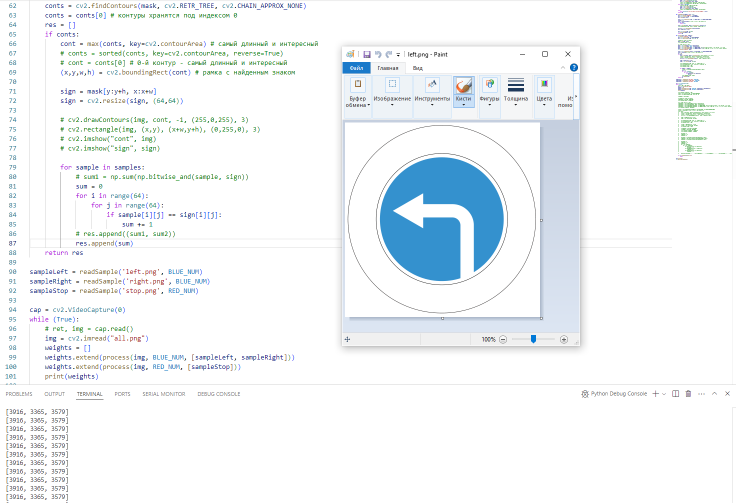
#> input picture src/traffic-signs/left-for-detect.png, 1471 x 1006 px (shown at 1/2 size)
$ python -i signDetector.py   (imports and definitions only)
#> lines starting #> are read from the running program, lines starting #| are printed output that depends on the picture; after the words box and inside, x2 and y2 are one past the last pixel; in counts of white or black regions, pixels touching at a corner belong together; pictures that were not available may be replaced by others from this repository, and a replacement may not be noted
import cv2
import const

class SignSample(object):
    name = ''
    img = None
    binColor = ''

    def __init__(self, img, name, binColor):
        self.img = img
        self.name = name
        self.binColor = binColor

class Recognized(object):
    name = ''
    accuracy = 0
    contour = []
    rect = []

    # [5 lines left out: function __init__, not called in this run]

class SignDetector(object):
    MIN_CONTOUR_AREA = 5000
    MIN_ACCURACY = 60

    BLUE_COLOR = 'blue'
    RED_COLOR = 'red'
    PURPLE_COLOR = 'purple'

    sampleLeft = None
    sampleRight = None
    sampleStop = None
    # sampleAmox = None

    def __init__(self):
        self.sampleLeft = self.readSample('left', self.BLUE_COLOR)
        self.sampleRight = self.readSample('right', self.BLUE_COLOR)
        self.sampleStop = self.readSample('stop', self.RED_COLOR)
        # self.sampleAmox = self.readSample('amox', self.PURPLE_COLOR)

    def bin(self, img, color, isSample: bool):
        if color == self.BLUE_COLOR:
            # hsv=(103,193,208) # bgr=(206,145,52)
            if isSample:
                img = cv2.inRange(img, (103-20,50,50), (103+20,255,255))
            else:
                img = cv2.inRange(img, (105,50,50), (116,240,240))
        elif color == self.RED_COLOR:
            # hsv=(3,218,188) # bgr=(28,42,188)
            if isSample:
                img = cv2.inRange(img, (0,50,50), (3+20,255,255))
            else:
                img = cv2.inRange(img, (125,75,75), (179,205,170))
        elif color == self.PURPLE_COLOR:
            img = cv2.inRange(img, (140,50,50), (255,255,255))
        else:
            raise Exception('Неверный цвет для бинаризации', color)
        return img

    def readSample(self, fileName, color):
        img = cv2.imread('samples/' + fileName + '.png')
        img = cv2.cvtColor(img, cv2.COLOR_BGR2HSV)
        img = self.bin(img, color, isSample=True)

        conts = cv2.findContours(img, cv2.RETR_TREE, cv2.CHAIN_APPROX_NONE)
        conts = conts[0] # контуры хранятся под индексом 0
        if not conts:
            return None

        cont = max(conts, key=cv2.contourArea) # самый длинный и интересный
        # cv2.drawContours(img, cont, -1, (255,0,255), 3)

        (x,y,w,h) = cv2.boundingRect(cont)
        img = img[y:y+h, x:x+w]

        img = cv2.resize(img, (64,64))
        # cv2.imshow(fileName, img)
        return SignSample(img, fileName, color)

    # [39 lines left out: function detect, not called in this run]

    def detectAll(self, img):
        imgForAnalyze = img.copy()
        imgForAnalyze = cv2.cvtColor(imgForAnalyze, cv2.COLOR_BGR2HSV)
        imgForAnalyze = cv2.GaussianBlur(imgForAnalyze, (19, 19), 0)

        detected = []
        detected.extend(self.detect(imgForAnalyze, self.BLUE_COLOR, [self.sampleLeft, self.sampleRight]))
        detected.extend(self.detect(imgForAnalyze, self.RED_COLOR, [self.sampleStop]))
        # detected.extend(detect(imgForAnalyze, PURPLE_COLOR, [sampleAmox]))

        for item in detected:
            cv2.drawContours(img, item.contour, -1, (255,0,255), 2)
            (x,y,w,h) = item.rect
            cv2.rectangle(img, (x,y), (x+w,y+h), const.BLUE, 2)
            title = item.name + ' ' + str(item.accuracy) + '%'
            cv2.putText(img, title, (x,y-10), const.FONT, fontScale=1, color=const.BLUE)
            # print(title)
        return (img, detected)

>>> import cv2
>>> picture = cv2.imread('left-for-detect.png', cv2.IMREAD_GRAYSCALE)
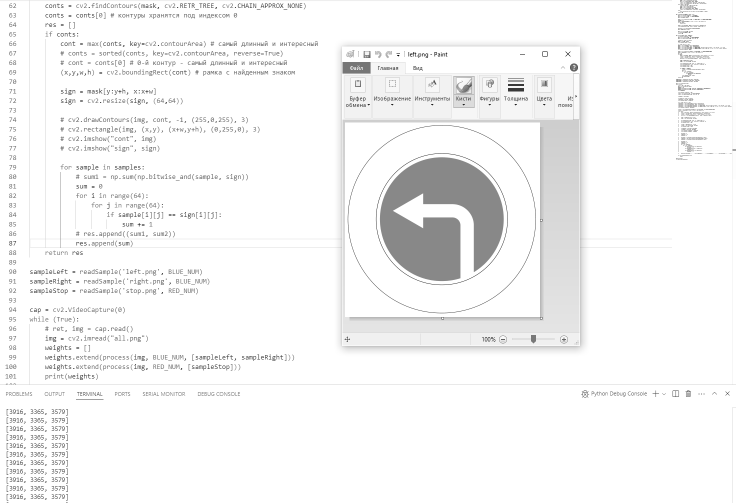
#> picture: shape (1006, 1471) (shown at 1/2 size); min 0, max 255, mean 245.2
>>> result = SignDetector().detectAll(picture)
#> in readSample, img is the input picture: shape (1006, 1471, 3); mean B, G, R 247.8, 245.5, 241.6
#> in readSample, `img = cv2.cvtColor(img, cv2.COLOR_BGR2HSV)`: img: shape (1006, 1471, 3); mean H, S, V 12.4, 11.6, 249.4
#> in bin, `img = cv2.inRange(img, (103-20,50,50), (103+20,255,255))`:
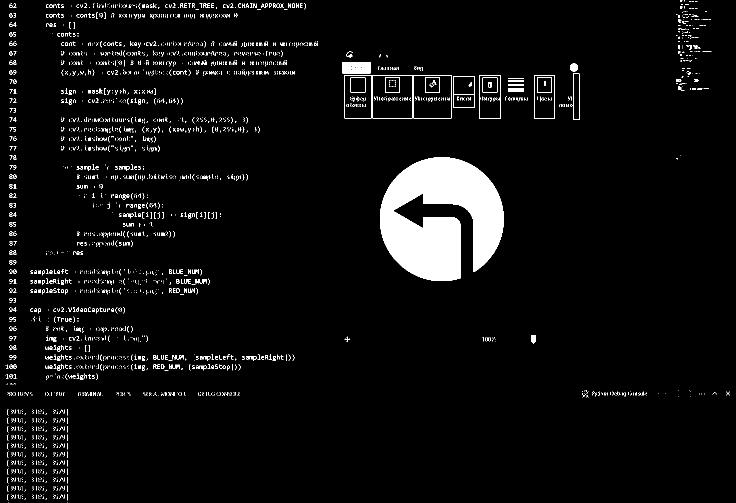
#> img: shape (1006, 1471) (shown at 1/2 size); 4.5% white; 3228 white regions (3011 under 20 px)
#> in readSample, `conts = cv2.findContours(img, cv2.RETR_TREE, cv2.CHAIN_APPROX_NONE)`: conts = 3458 contours, 3286 with area under 20; largest, box (x1, y1, x2, y2) and area: (760, 314, 1008, 562) 40156, (745, 150, 825, 237) 6794, (745, 150, 825, 237) 6792, (827, 150, 903, 237) 6450, (827, 150, 903, 237) 6448
#> in readSample, `cont = max(conts, key=cv2.contourArea)`: cont = contour of 1232 points, box (x1, y1, x2, y2) (760, 314, 1008, 562), area 40156
#> in readSample, `(x,y,w,h) = cv2.boundingRect(cont)`: x = 760; y = 314; w = 248
#> in readSample, `img = img[y:y+h, x:x+w]`: img: shape (248, 248); 66.3% white; 4 black regions, box (x1, y1, x2, y2) and area: (26, 73, 248, 248) 10796, (128, 0, 248, 119) 3397, (0, 0, 119, 110) 3314, (0, 138, 109, 248) 3224
#> call 2 of readSample, with fileName = 'right', color = 'blue'
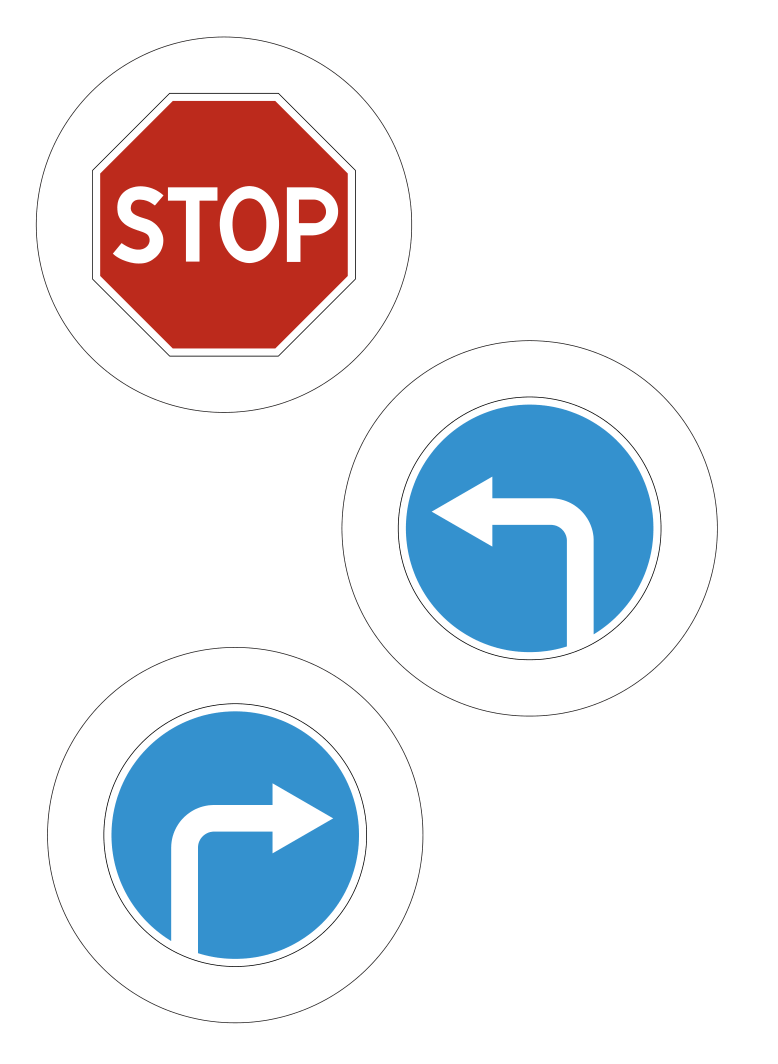
#> input picture src/traffic-signs/all.png, 778 x 1064 px, given in place of right.png, which was not available
#> in readSample, img is the input picture: shape (1064, 778, 3); mean B, G, R 237.1, 231.8, 230.3
#> in readSample (call 2), `img = cv2.cvtColor(img, cv2.COLOR_BGR2HSV)`: img: shape (1064, 778, 3); mean H, S, V 10.3, 30, 245.4
#> call 2 of bin, with color = 'blue', isSample = True
#> in bin (call 2), `img = cv2.inRange(img, (103-20,50,50), (103+20,255,255))`:
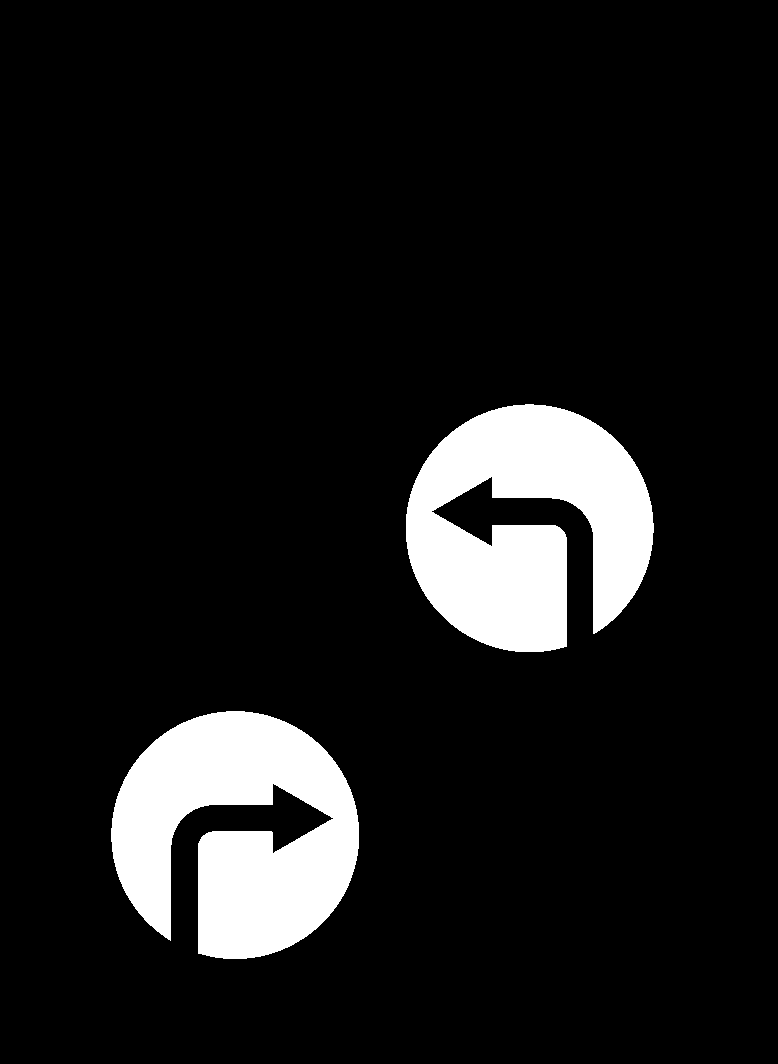
#> img: shape (1064, 778); 9.8% white; 2 white regions
#> in readSample (call 2), `conts = cv2.findContours(img, cv2.RETR_TREE, cv2.CHAIN_APPROX_NONE)`: conts = 2 contours; box (x1, y1, x2, y2) and area: (406, 404, 654, 652) 40156, (111, 711, 359, 959) 40139
#> in readSample (call 2), `cont = max(conts, key=cv2.contourArea)`: cont = contour of 1232 points, box (x1, y1, x2, y2) (406, 404, 654, 652), area 40156
#> in readSample (call 2), `(x,y,w,h) = cv2.boundingRect(cont)`: x = 406; y = 404
#> call 3 of readSample, with fileName = 'stop', color = 'red'
#> call 3 of bin, with color = 'red', isSample = True
#> in bin (call 3), `img = cv2.inRange(img, (0,50,50), (3+20,255,255))`:
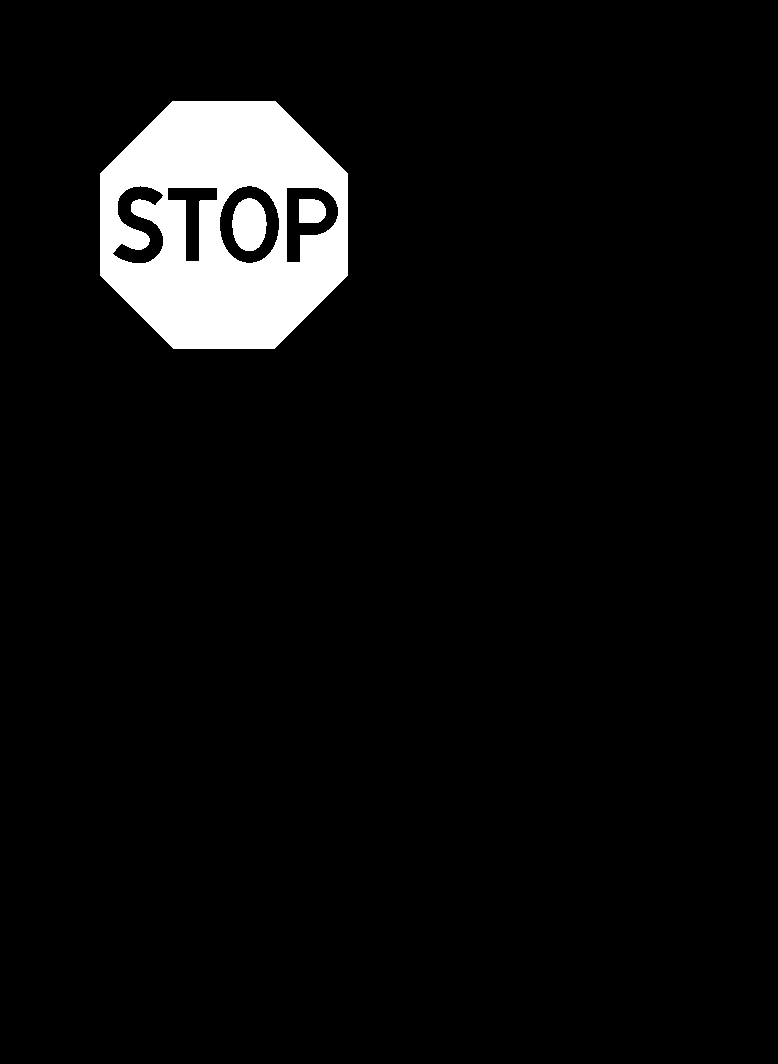
#> img: shape (1064, 778); 5.3% white; 3 white regions
#> in readSample (call 3), `conts = cv2.findContours(img, cv2.RETR_TREE, cv2.CHAIN_APPROX_NONE)`: conts = 7 contours; box (x1, y1, x2, y2) and area: (100, 101, 348, 349) 50496, (219, 185, 280, 264) 3654, (286, 187, 339, 263) 2602, (112, 185, 164, 264) 2057, (167, 187, 218, 262) 1502, (232, 198, 267, 251) 1390, (299, 199, 326, 223) 546
#> in readSample (call 3), `cont = max(conts, key=cv2.contourArea)`: cont = contour of 698 points, box (x1, y1, x2, y2) (100, 101, 348, 349), area 50496
#> in readSample (call 3), `(x,y,w,h) = cv2.boundingRect(cont)`: x = 100; y = 101
#> in readSample (call 3), `img = img[y:y+h, x:x+w]`:
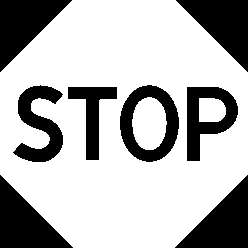
#> img: shape (248, 248); 70.8% white; 8 black regions, largest, box (x1, y1, x2, y2) and area: (0, 175, 73, 248) 2701, (175, 175, 248, 248) 2701, (0, 0, 72, 72) 2628
#> in readSample (call 3), `img = cv2.resize(img, (64,64))`:
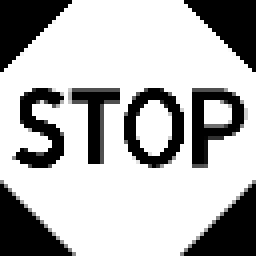
#> img: shape (64, 64) (shown 4 times larger); min 0, max 255, mean 180.5
#> (the run stopped early here; a loop or call above may not have finished)
